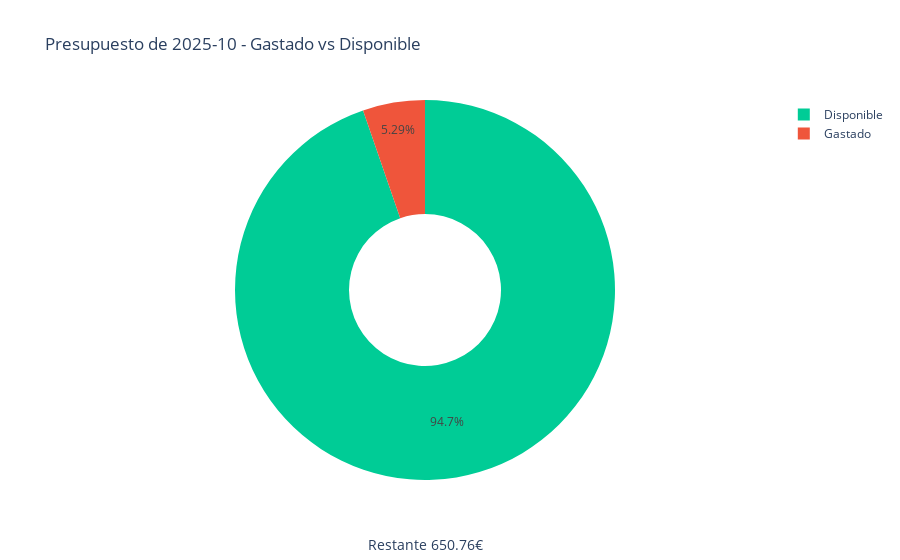

Source (notebook cell):
### Code cell
grafico_presupuesto(historial)

### Figure 1 — Plotly figure (JSON) as saved in the notebook; plotly's stock layout.template omitted (floating-point values rounded to 4 significant figures)
{"data": [{"hole": 0.4, "labels": ["Gastado", "Disponible"], "marker": {"colors": ["#EF553B", "#00CC96"]}, "type": "pie", "values": [36.32, 650.8]}], "layout": {"annotations": [{"font": {"size": 14}, "showarrow": false, "text": "Restante\n650.76€", "x": 0.5, "y": -0.2}], "autosize": true, "title": {"text": "Presupuesto de 2025-10 - Gastado vs Disponible"}}}
